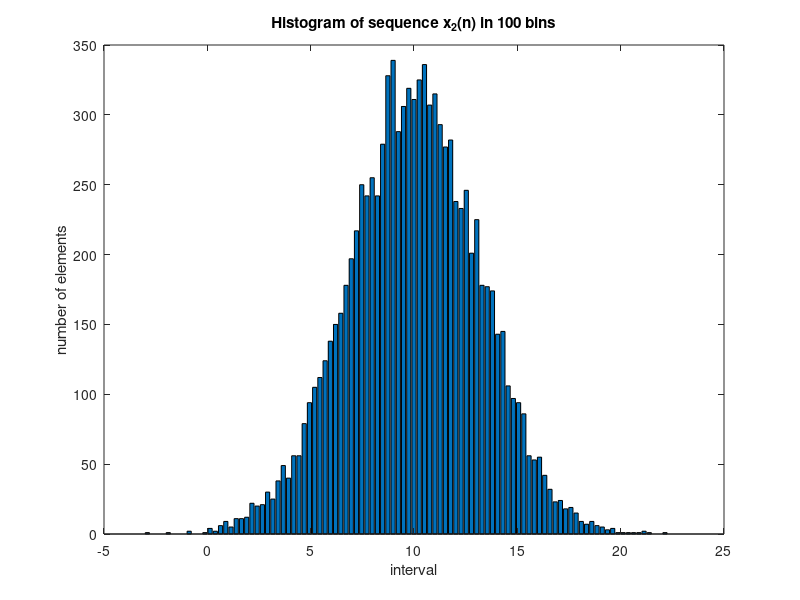

Here is the MATLAB script that generated this plot:

%plotting histogram of a random gaussian function with a mean of 10 and variance of 10
%using hist function 
% P2: x2(n) = gaussian{10,10} 
clc; close all;
n2 = [1:10000];
x2 = 10 + sqrt(10)*randn(1,10000);
Hf_1 = figure;
[h2,x2out] = hist(x2,100);
bar(x2out,h2);
xlabel('interval');
ylabel('number of elements');
title('Histogram of sequence x_2(n) in 100 bins');
